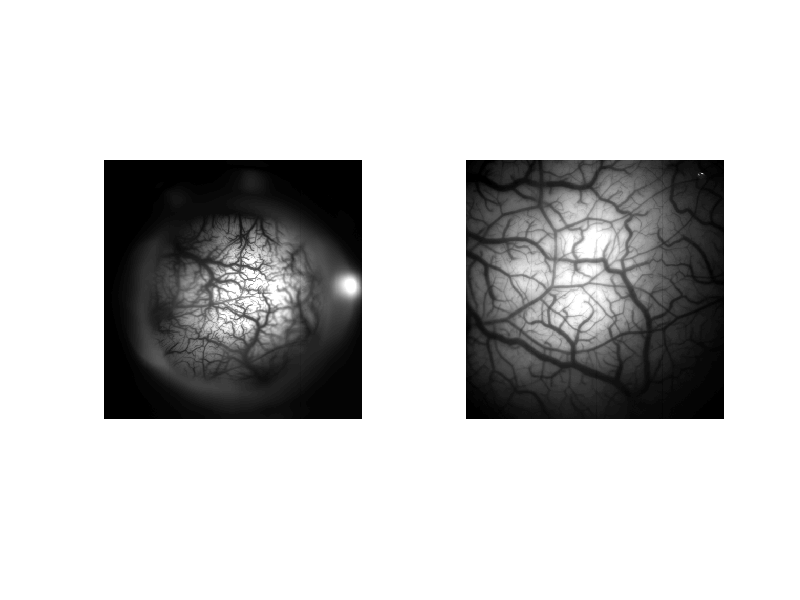

Source code (MATLAB): (Note: this script raises an error after producing the figure.)
%% Demo: Brute Force Registration 
%
%-------------------------------------------
% by Giacomo Benvenuti
% <giacomox@gmail.com>
% Repository
% https://github.com/giacomox/RetinoMapModel
%-------------------------------------------

%% Load test images
% we load two test images 'I' and 'J'. They have been shooted in the same 
% cortical area at two different moments in time, with different lenses and 
% camera rotation. The resolution is pretty bad and the vasculature has 
% changed a bit between the first and second shoot. For this reason automatic 
% registration algoritms are not very good in matching these two images. 

load ./test_data/images.mat

%% Display test images

% Adjust contrast 
I = imadjust(I);
J = imadjust(J);

% Display
figure; 
subplot(121); imshow(I); 
subplot(122); imshow(J);


%% Select the same features in the two images
% We need to define some global variable that will be 
% modified by our function
global Selected_Points
T = SelectFeatures(I,J); %delete(gcf)
